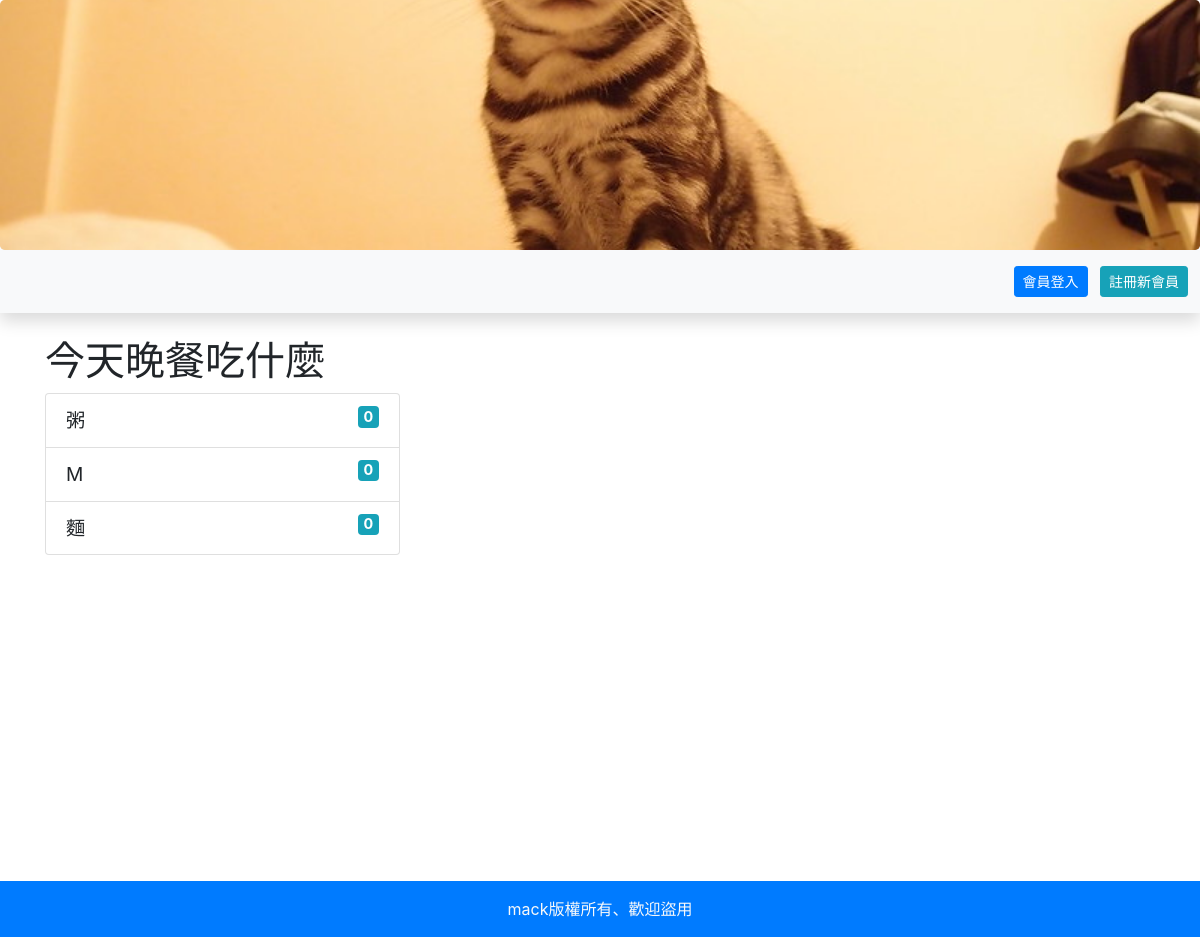
Screenshot of /?do=vote_result&id=1 with the database file from the repository.
### tables this page shows
CREATE TABLE `ad` (
  `id` int(11) UNSIGNED NOT NULL,
  `name` varchar(64) NOT NULL,
  `sh` tinyint(1) UNSIGNED NOT NULL,
  `intro` varchar(64) DEFAULT NULL
);

CREATE TABLE `topics` (
  `id` int(11) UNSIGNED NOT NULL,
  `topic` varchar(128) NOT NULL
);

CREATE TABLE `options` (
  `id` int(11) UNSIGNED NOT NULL,
  `opt` varchar(128) NOT NULL,
  `count` int(11) UNSIGNED NOT NULL DEFAULT 0,
  `topic_id` int(11) UNSIGNED NOT NULL
);

### api/db.php (called while the page is built, shortened)
<?php
$dsn = "mysql:host=localhost;charset=utf8;dbname=mypolling";
$pdo = new PDO($dsn, 'root', '');
function all($table, ...$arg)
{
    global $pdo;
    $sql = "SELECT * FROM `$table` ";
    if (isset($arg[0])) {
        if (is_array($arg[0])) {
            foreach ($arg[0] as $key => $value) {
                $tmp[] = "`$key`='$value'";
            }
            $sql = $sql . "where " . implode(" AND ", $tmp);
        } else {
            $sql = $sql . $arg[0];
        }
    }
    $rows = $pdo->query($sql)->fetchAll(PDO::FETCH_ASSOC);
    return $rows;
}
function q($sql)
{
    global $pdo;
    return $pdo->query($sql)->fetchAll(PDO::FETCH_ASSOC);
}

### frontend/vote_result.php (the view)
<?php
$sql = "select *
    from `topics`,
        `options`
    where `topics`.`id`=`options`.`topic_id` AND
            `topics`.`id`='{$_GET['id']}'";
$rows = q($sql);
?>
<h1><?= $rows[0]['topic']; ?></h1>
<ol class="list-group col-md-4" style="font-size:1.2rem">
    <?php
    foreach ($rows as $row) {
        echo "<li class='list-group-item'>";
        echo "<span>{$row['opt']}</span>";
        echo "<span class='badge badge-info float-right'>{$row['count']}</span>";
        echo "</li>";
    }
    ?>
</ol>

### index.php (shortened to what this page needs)
<?php include_once "./api/db.php";?>
<!DOCTYPE html>
<html lang="en">
<head>
    <link rel="stylesheet" href="https://stackpath.bootstrapcdn.com/bootstrap/4.1.1/css/bootstrap.min.css">
</head>
<body>
<div class="jumbotron p-0 mb-0" style="overflow:hidden;height:250px">
<a href="index.php">
<div id="carouselExampleSlidesOnly" class="carousel slide position-relative" data-ride="carousel">
  <div class="carousel-inner position-absolute" style="top:-250px">
  <?php
    $images=all('ad',['sh'=>1]);
    foreach($images as $key => $image){
      if($key==0){
        echo "<div class='carousel-item active'>";
      }else{
        echo "<div class='carousel-item'>";
      }
      echo "  <img class='d-block w-100' src='image/{$image['name']}' title='{$image['intro']}'>";
      echo "</div>";
    }
  ?>
  </div>
</div>
</a>
</div>
<nav class='bg-light shadow py-3 px-2 d-flex justify-content-between mb-4'>
<div>&nbsp;</div>
<?php
if(isset($_SESSION['user'])){
  echo "<span class='pr-5'>歡迎！{$_SESSION['user']}</span>";
?>
<div>
  <a class="btn btn-sm btn-primary mx-1" href="logout.php">登出</a>
</div>
<?php
}else{
?>
<div>
  <a class="btn btn-sm btn-primary mx-1" href="?do=login">會員登入</a>
  <a class="btn btn-sm btn-info mx-1" href="?do=reg">註冊新會員</a>
</div>
<?php
}
?>
</nav>
<div class="container">
<?php
$do=(isset($_GET['do']))?$_GET['do']:'show_vote_list';
$file="./frontend/".$do.".php";
if(file_exists($file)){
    include $file;
}else{
    include "./frontend/show_vote_list.php";
}
?>
</div>
<div class="p-3 text-center text-light bg-primary">mack版權所有、歡迎盜用</div>
</body>
</html>

### index.php (style rules this page uses)
.container { min-height: 544px; }

### rows the page displays
ad: name (picture)
topics: topic "今天晚餐吃什麼"
options: opt "粥", count "0"
options: opt "M", count "0"
options: opt "麵", count "0"
